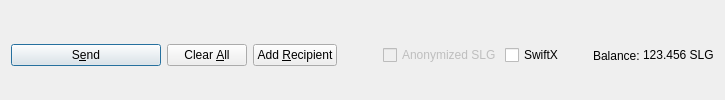
         <widget class="QFrame" name="frame_Send">
          <layout class="QHBoxLayout" name="horizontalLayout">
           <property name="bottomMargin">
            <number>0</number>
           </property>
           <item>
            <widget class="QPushButton" name="sendButton">
             <property name="minimumSize">
              <size>
               <width>150</width>
               <height>0</height>
              </size>
             </property>
             <property name="toolTip">
              <string>Confirm the send action</string>
             </property>
             <property name="text">
              <string>S&amp;end</string>
             </property>
             <property name="icon">
              <iconset resource="../bitcoin.qrc">
               <normaloff>:/icons/send</normaloff>:/icons/send</iconset>
             </property>
             <property name="autoDefault">
              <bool>false</bool>
             </property>
             <property name="default">
              <bool>true</bool>
             </property>
            </widget>
           </item>
           <item>
            <widget class="QPushButton" name="clearButton">
             <property name="sizePolicy">
              <sizepolicy hsizetype="Minimum" vsizetype="Fixed">
               <horstretch>0</horstretch>
               <verstretch>0</verstretch>
              </sizepolicy>
             </property>
             <property name="toolTip">
              <string>Clear all fields of the form.</string>
             </property>
             <property name="text">
              <string>Clear &amp;All</string>
             </property>
             <property name="icon">
              <iconset resource="../bitcoin.qrc">
               <normaloff>:/icons/remove</normaloff>:/icons/remove</iconset>
             </property>
             <property name="autoDefault">
              <bool>false</bool>
             </property>
            </widget>
           </item>
           <item>
            <widget class="QPushButton" name="addButton">
             <property name="toolTip">
              <string>Send to multiple recipients at once</string>
             </property>
             <property name="text">
              <string>Add &amp;Recipient</string>
             </property>
             <property name="icon">
              <iconset resource="../bitcoin.qrc">
               <normaloff>:/icons/add</normaloff>:/icons/add</iconset>
             </property>
             <property name="autoDefault">
              <bool>false</bool>
             </property>
            </widget>
           </item>
           <item>
            <spacer name="horizontalSpacer">
             <property name="orientation">
              <enum>Qt::Horizontal</enum>
             </property>
             <property name="sizeHint" stdset="0">
              <size>
               <width>40</width>
               <height>20</height>
              </size>
             </property>
            </spacer>
           </item>
           <item>
            <layout class="QHBoxLayout" name="horizontalLayout_2">
             <property name="spacing">
              <number>3</number>
             </property>
             <item>
              <widget class="QCheckBox" name="checkzPIV">
               <property name="enabled">
                <bool>false</bool>
               </property>
               <property name="text">
                <string>Anonymized SLG</string>
               </property>
              </widget>
             </item>
             <item>
              <widget class="QCheckBox" name="checkSwiftTX">
               <property name="enabled">
                <bool>true</bool>
               </property>
               <property name="minimumSize">
                <size>
                 <width>85</width>
                 <height>0</height>
                </size>
               </property>
               <property name="text">
                <string>SwiftX</string>
               </property>
              </widget>
             </item>
             <item>
              <widget class="QLabel" name="label">
               <property name="text">
                <string>Balance:</string>
               </property>
              </widget>
             </item>
             <item>
              <widget class="QLabel" name="labelBalance">
               <property name="sizePolicy">
                <sizepolicy hsizetype="Preferred" vsizetype="Fixed">
                 <horstretch>0</horstretch>
                 <verstretch>0</verstretch>
                </sizepolicy>
               </property>
               <property name="cursor">
                <cursorShape>IBeamCursor</cursorShape>
               </property>
               <property name="text">
                <string notr="true">123.456 SLG</string>
               </property>
               <property name="textInteractionFlags">
                <set>Qt::LinksAccessibleByMouse|Qt::TextSelectableByKeyboard|Qt::TextSelectableByMouse</set>
               </property>
              </widget>
             </item>
            </layout>
           </item>
          </layout>
         </widget>
